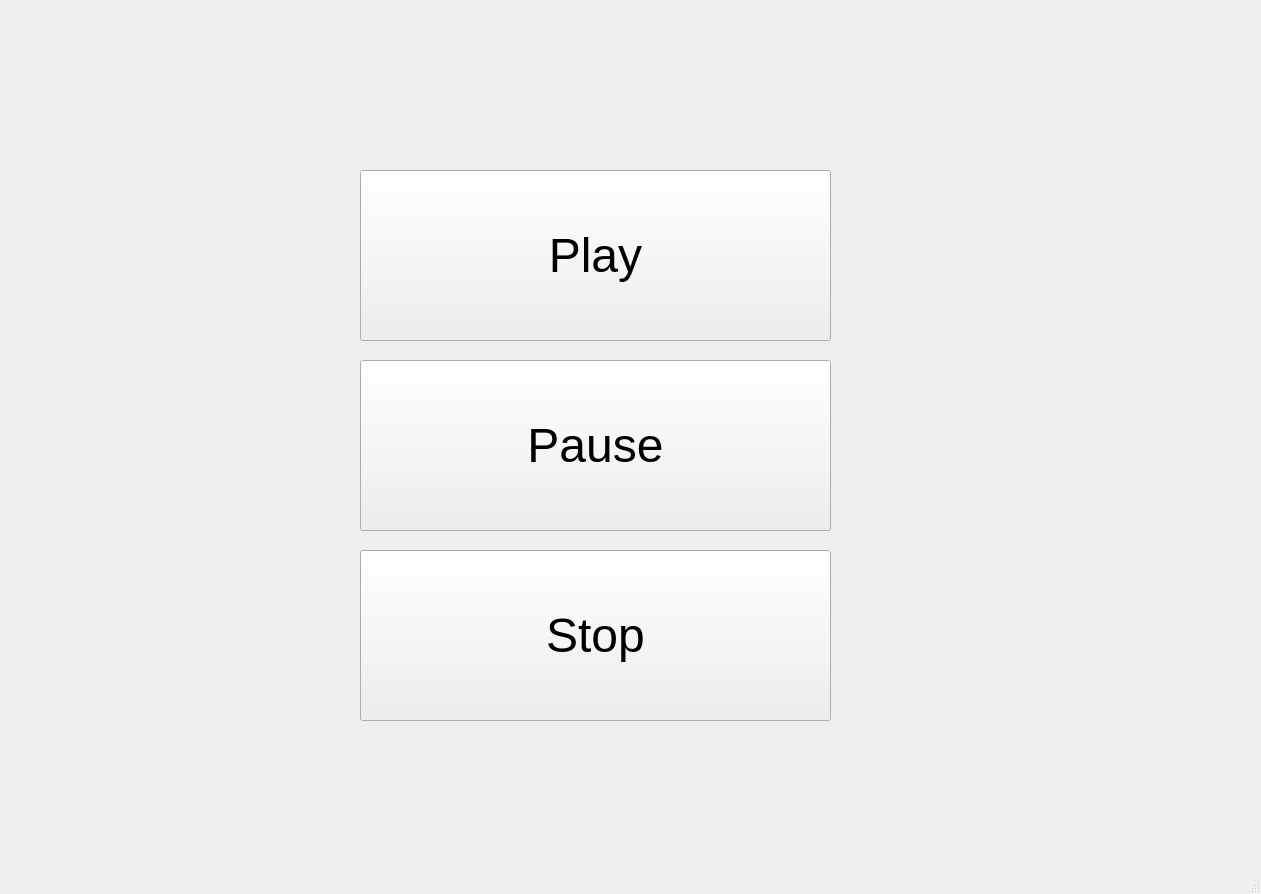
<?xml version="1.0" encoding="UTF-8"?>
<ui version="4.0">
 <class>MainWindow</class>
 <widget class="QMainWindow" name="MainWindow">
  <property name="geometry">
   <rect>
    <x>0</x>
    <y>0</y>
    <width>1261</width>
    <height>894</height>
   </rect>
  </property>
  <property name="windowTitle">
   <string>MainWindow</string>
  </property>
  <widget class="QWidget" name="centralwidget">
   <widget class="QPushButton" name="pushButtonPlay">
    <property name="geometry">
     <rect>
      <x>360</x>
      <y>170</y>
      <width>471</width>
      <height>171</height>
     </rect>
    </property>
    <property name="font">
     <font>
      <pointsize>36</pointsize>
     </font>
    </property>
    <property name="text">
     <string>Play</string>
    </property>
   </widget>
   <widget class="QPushButton" name="pushButtonPause">
    <property name="geometry">
     <rect>
      <x>360</x>
      <y>360</y>
      <width>471</width>
      <height>171</height>
     </rect>
    </property>
    <property name="font">
     <font>
      <pointsize>36</pointsize>
     </font>
    </property>
    <property name="text">
     <string>Pause</string>
    </property>
   </widget>
   <widget class="QPushButton" name="pushButtonStop">
    <property name="geometry">
     <rect>
      <x>360</x>
      <y>550</y>
      <width>471</width>
      <height>171</height>
     </rect>
    </property>
    <property name="font">
     <font>
      <pointsize>36</pointsize>
     </font>
    </property>
    <property name="text">
     <string>Stop</string>
    </property>
   </widget>
  </widget>
  <widget class="QMenuBar" name="menubar">
   <property name="geometry">
    <rect>
     <x>0</x>
     <y>0</y>
     <width>1261</width>
     <height>21</height>
    </rect>
   </property>
  </widget>
  <widget class="QStatusBar" name="statusbar"/>
 </widget>
 <resources/>
 <connections/>
</ui>
